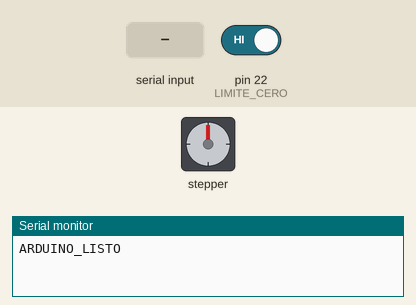
Recording of a sketch running on a simulated Arduino Mega 2560, built with avr-gcc and run on an emulated ATmega2560. On the bench: stepper motor, the last lines printed to the serial monitor. Wiring (inferred from the names in the program): stepper motor driver (200 steps per turn assumed): step pin 3; direction pin 7. Inputs (shaded band) come from the test bench; at power-on: pin 22 (LIMITE_CERO) HIGH.

Above: at 1.2 s.
1.3 s: "HOME\n" received over Serial
At 1.8 s:
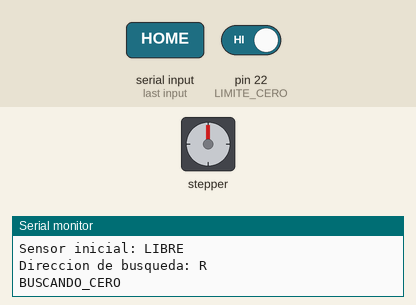
4.3 s: pin 22 (LIMITE_CERO) driven LOW
7.3 s: pin 22 (LIMITE_CERO) driven HIGH
At 8.5 s:
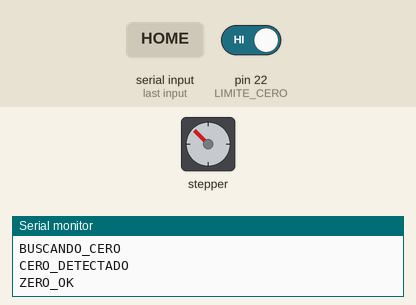
8.8 s: "R,45\n" received over Serial
At 9.2 s:
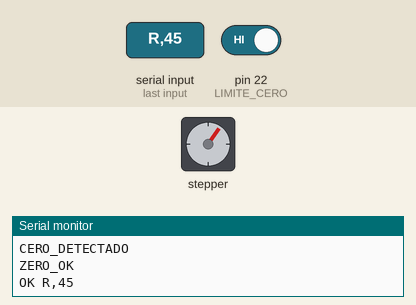
10.4 s: "R,45\n" received over Serial
At 11.6 s:
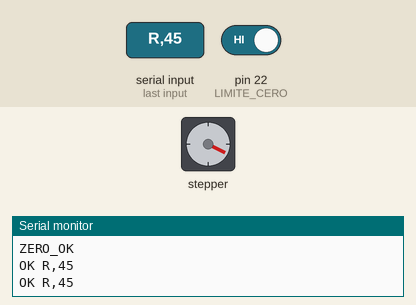
12.0 s: "HOME\n" received over Serial
At 42.9 s:
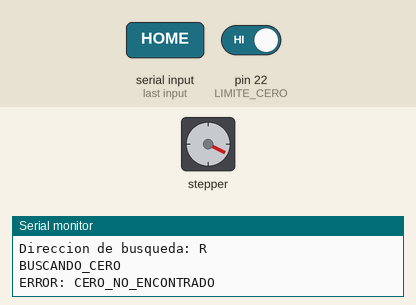
Timing chart, 0 to 43.8 s (numbered marks = the images above; inputs shaded):
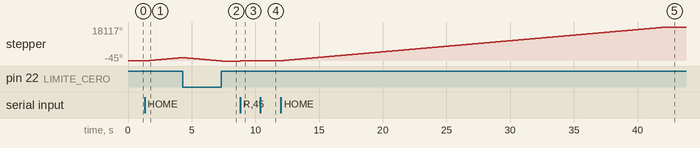

Measured:
- after the input at 1.3 s, stepper: keeps turning clockwise at about 595°/s, starting at once
- after the input at 7.3 s, stepper: goes on until 7.4 s, then stays -45°
- after the input at 8.8 s, stepper: turns 81° clockwise in 0.14 s, starting at once
- after the input at 10.4 s, stepper: turns 81° clockwise in 0.14 s, starting at once
- after the input at 12.0 s, stepper: turns 18000° clockwise in 30.3 s, starting at once

The sketch:

05.ino
```cpp
/*
  PROYECTO: CONTROL DE MOTOR A PASOS PARA ESTRIBOS
  PLACA: Arduino Mega 2560
  DRIVER: HY-DIV268N-5A

  DIR         = Pin 7
  STEP/PUL    = Pin 3
  SENSOR CERO = Pin 22 (NO)

  COMANDOS DESDE PYTHON:
  HOME      -> Referenciar
  R,200     -> Mover 200 pasos a la derecha
  L,100     -> Mover 100 pasos a la izquierda
  END       -> Finalizar ciclo y exigir nueva referencia
*/

const int DIR_PIN = 7;
const int STEP_PIN = 3;
const int LIMITE_CERO = 22;

const int TIEMPO_PULSO = 1500;

const char HOME_DIR = 'R';

const long MAX_PASOS_MOVIMIENTO = 2000;
const long MAX_PASOS_BUSQUEDA = 10000;
const long MAX_PASOS_LIBERACION = 2000;

const int PASOS_RETROCESO = 20;

bool referenciado = false;

// --------------------------------------------------
// LECTURA DEL SENSOR
// INPUT_PULLUP: LOW = activado, HIGH = libre
// --------------------------------------------------
bool sensorPresionado() {
  return digitalRead(LIMITE_CERO) == LOW;
}

// --------------------------------------------------
// GENERAR UN PASO
// --------------------------------------------------
void darPaso(char direccion) {
  digitalWrite(DIR_PIN, direccion == 'R' ? HIGH : LOW);

  delayMicroseconds(10);

  digitalWrite(STEP_PIN, HIGH);
  delayMicroseconds(TIEMPO_PULSO);

  digitalWrite(STEP_PIN, LOW);
  delayMicroseconds(TIEMPO_PULSO);
}

// --------------------------------------------------
// REFERENCIACION HOME
// Conserva la lógica original
// --------------------------------------------------
bool buscarCero() {
  referenciado = false;

  Serial.println("HOMING_START");
  Serial.print("Sensor inicial: ");
  Serial.println(sensorPresionado() ? "ACTIVADO" : "LIBRE");

  Serial.print("Direccion de busqueda: ");
  Serial.println(HOME_DIR);

  char direccionAtras = (HOME_DIR == 'R') ? 'L' : 'R';

  long pasos = 0;

  // 1. Si el sensor está activado, liberarlo.
  while (sensorPresionado() &&
         pasos < MAX_PASOS_LIBERACION) {
    darPaso(direccionAtras);
    pasos++;
  }

  if (sensorPresionado()) {
    Serial.println("ERROR: SENSOR_NO_LIBERA");
    return false;
  }

  Serial.println("BUSCANDO_CERO");

  // 2. Buscar el sensor.
  pasos = 0;

  while (!sensorPresionado() &&
         pasos < MAX_PASOS_BUSQUEDA) {
    darPaso(HOME_DIR);
    pasos++;
  }

  if (!sensorPresionado()) {
    Serial.println("ERROR: CERO_NO_ENCONTRADO");
    return false;
  }

  Serial.println("CERO_DETECTADO");

  // 3. Retroceder hasta liberar el sensor.
  pasos = 0;

  while (sensorPresionado() &&
         pasos < MAX_PASOS_LIBERACION) {
    darPaso(direccionAtras);
    pasos++;
  }

  if (sensorPresionado()) {
    Serial.println("ERROR: SENSOR_NO_LIBERA");
    return false;
  }

  // 4. Retroceso adicional para dejar libre el sensor.
  for (int i = 0; i < PASOS_RETROCESO; i++) {
    darPaso(direccionAtras);
  }
    if (sensorPresionado()) {
      Serial.println("ERROR: SENSOR_REACTIVADO");
      return false;
    }


  referenciado = true;

  Serial.println("ZERO_OK");
  return true;
}

// --------------------------------------------------
// MOVIMIENTO NORMAL
// El sensor no cancela el movimiento normal.
// --------------------------------------------------
bool moverMotor(char direccion, long pasos) {

  if (!referenciado) {
    Serial.println("ERROR: REFERENCIAR_PRIMERO");
    return false;
  }

  if (direccion != 'R' && direccion != 'L') {
    Serial.println("ERROR: DIRECCION_INVALIDA");
    return false;
  }

  if (pasos <= 0 || pasos > MAX_PASOS_MOVIMIENTO) {
    Serial.println("ERROR: PASOS_INVALIDOS");
    return false;
  }

  for (long i = 0; i < pasos; i++) {
    darPaso(direccion);
  }

  Serial.print("OK ");
  Serial.print(direccion);
  Serial.print(",");
  Serial.println(pasos);

  return true;
}

// --------------------------------------------------
// PROCESAMIENTO DE COMANDOS DESDE PYTHON
// --------------------------------------------------
void procesarComando(String comando) {

  comando.trim();

  if (comando.length() == 0) {
    return;
  }

  if (comando == "HOME") {
    buscarCero();
    return;
  }

  if (comando == "END") {
    referenciado = false;
    Serial.println("SEQUENCE_DONE");
    return;
  }

  // Formato: R,200 o L,100
  int separador = comando.indexOf(',');

  if (separador > 0) {

    char direccion = comando.charAt(0);
    String textoPasos = comando.substring(separador + 1);

    textoPasos.trim();

    if (textoPasos.length() == 0) {
      Serial.println("ERROR: PASOS_INVALIDOS");
      return;
    }

    for (unsigned int i = 0;
         i < textoPasos.length(); i++) {
      if (!isDigit(textoPasos.charAt(i))) {
        Serial.println("ERROR: PASOS_INVALIDOS");
        return;
      }
    }

    long pasos = textoPasos.toInt();

    moverMotor(direccion, pasos);
    return;
  }

  Serial.println("ERROR: COMANDO_DESCONOCIDO");
}

// --------------------------------------------------
// CONFIGURACION INICIAL
// --------------------------------------------------
void setup() {

  pinMode(DIR_PIN, OUTPUT);
  pinMode(STEP_PIN, OUTPUT);

  pinMode(LIMITE_CERO, INPUT_PULLUP);

  digitalWrite(STEP_PIN, LOW);

  Serial.begin(9600);

  Serial.println("ARDUINO_LISTO");
}

// --------------------------------------------------
// BUCLE PRINCIPAL
// --------------------------------------------------
void loop() {

  if (Serial.available() > 0) {

    String comando = Serial.readStringUntil('\n');

    procesarComando(comando);
  }
}
```
